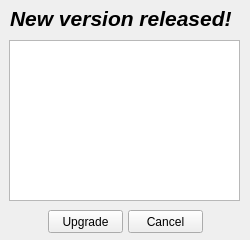
<?xml version="1.0" encoding="UTF-8"?>
<ui version="4.0">
 <class>UpgradeWindow</class>
 <widget class="QWidget" name="UpgradeWindow">
  <property name="geometry">
   <rect>
    <x>0</x>
    <y>0</y>
    <width>250</width>
    <height>240</height>
   </rect>
  </property>
  <property name="minimumSize">
   <size>
    <width>250</width>
    <height>240</height>
   </size>
  </property>
  <property name="maximumSize">
   <size>
    <width>250</width>
    <height>240</height>
   </size>
  </property>
  <property name="windowTitle">
   <string>Update</string>
  </property>
  <widget class="QPushButton" name="buttonUpgrade">
   <property name="geometry">
    <rect>
     <x>48</x>
     <y>210</y>
     <width>75</width>
     <height>23</height>
    </rect>
   </property>
   <property name="text">
    <string>Upgrade</string>
   </property>
  </widget>
  <widget class="QPushButton" name="buttonCancel">
   <property name="geometry">
    <rect>
     <x>128</x>
     <y>210</y>
     <width>75</width>
     <height>23</height>
    </rect>
   </property>
   <property name="text">
    <string>Cancel</string>
   </property>
  </widget>
  <widget class="QTextEdit" name="textEditUpgrade">
   <property name="geometry">
    <rect>
     <x>9</x>
     <y>40</y>
     <width>231</width>
     <height>161</height>
    </rect>
   </property>
   <property name="readOnly">
    <bool>true</bool>
   </property>
  </widget>
  <widget class="QLabel" name="labelTitle">
   <property name="geometry">
    <rect>
     <x>10</x>
     <y>10</y>
     <width>231</width>
     <height>16</height>
    </rect>
   </property>
   <property name="font">
    <font>
     <family>Arial</family>
     <pointsize>16</pointsize>
     <weight>75</weight>
     <italic>true</italic>
     <bold>true</bold>
    </font>
   </property>
   <property name="text">
    <string>New version released!</string>
   </property>
  </widget>
 </widget>
 <layoutdefault spacing="6" margin="11"/>
 <resources/>
 <connections>
  <connection>
   <sender>buttonCancel</sender>
   <signal>clicked()</signal>
   <receiver>UpgradeWindow</receiver>
   <slot>onCancel()</slot>
   <hints>
    <hint type="sourcelabel">
     <x>198</x>
     <y>221</y>
    </hint>
    <hint type="destinationlabel">
     <x>159</x>
     <y>120</y>
    </hint>
   </hints>
  </connection>
  <connection>
   <sender>buttonUpgrade</sender>
   <signal>clicked()</signal>
   <receiver>UpgradeWindow</receiver>
   <slot>onOK()</slot>
   <hints>
    <hint type="sourcelabel">
     <x>118</x>
     <y>221</y>
    </hint>
    <hint type="destinationlabel">
     <x>159</x>
     <y>120</y>
    </hint>
   </hints>
  </connection>
 </connections>
 <slots>
  <slot>onOK()</slot>
  <slot>onCancel()</slot>
  <slot>slot1()</slot>
 </slots>
</ui>
